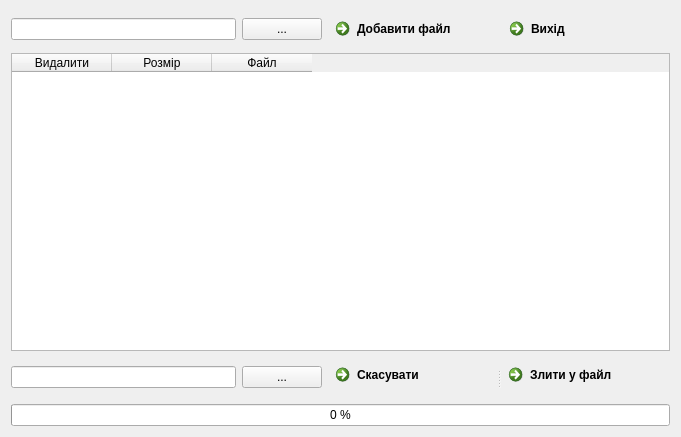
<?xml version="1.0" encoding="UTF-8"?>
<ui version="4.0">
 <class>MainWindow</class>
 <widget class="QMainWindow" name="MainWindow">
  <property name="geometry">
   <rect>
    <x>0</x>
    <y>0</y>
    <width>681</width>
    <height>437</height>
   </rect>
  </property>
  <property name="windowTitle">
   <string>TestTask</string>
  </property>
  <widget class="QWidget" name="centralWidget">
   <layout class="QGridLayout" name="gridLayout">
    <item row="0" column="3">
     <widget class="QCommandLinkButton" name="exitButton">
      <property name="text">
       <string>Вихід</string>
      </property>
      <property name="icon">
       <iconset resource="Files.qrc">
        <normaloff>:/Icons/Icons/Exit.png</normaloff>:/Icons/Icons/Exit.png</iconset>
      </property>
     </widget>
    </item>
    <item row="1" column="0" colspan="4">
     <widget class="QTableWidget" name="TableFiles">
      <column>
       <property name="text">
        <string>Видалити</string>
       </property>
      </column>
      <column>
       <property name="text">
        <string>Розмір</string>
       </property>
      </column>
      <column>
       <property name="text">
        <string>Файл</string>
       </property>
      </column>
     </widget>
    </item>
    <item row="2" column="0">
     <widget class="QLineEdit" name="MergeFileEdit"/>
    </item>
    <item row="2" column="1">
     <widget class="QPushButton" name="MergeFileButtonSelect">
      <property name="text">
       <string>...</string>
      </property>
     </widget>
    </item>
    <item row="0" column="2">
     <widget class="QCommandLinkButton" name="AddFileButton">
      <property name="text">
       <string>Добавити файл</string>
      </property>
     </widget>
    </item>
    <item row="3" column="0" colspan="4">
     <widget class="QProgressBar" name="progressBar">
      <property name="enabled">
       <bool>true</bool>
      </property>
      <property name="value">
       <number>0</number>
      </property>
      <property name="textDirection">
       <enum>QProgressBar::TopToBottom</enum>
      </property>
      <property name="format">
       <string>%p %</string>
      </property>
     </widget>
    </item>
    <item row="0" column="0">
     <widget class="QLineEdit" name="AddFileEdit"/>
    </item>
    <item row="0" column="1">
     <widget class="QPushButton" name="AddFileButtonSelect">
      <property name="text">
       <string>...</string>
      </property>
     </widget>
    </item>
    <item row="2" column="2" colspan="2">
     <widget class="QSplitter" name="splitter">
      <property name="orientation">
       <enum>Qt::Horizontal</enum>
      </property>
      <widget class="QCommandLinkButton" name="canselButton">
       <property name="text">
        <string>Скасувати</string>
       </property>
       <property name="icon">
        <iconset resource="Files.qrc">
         <normaloff>:/Icons/Icons/Cancel.ico</normaloff>:/Icons/Icons/Cancel.ico</iconset>
       </property>
      </widget>
      <widget class="QCommandLinkButton" name="MergeFilesButton">
       <property name="text">
        <string>Злити у файл</string>
       </property>
      </widget>
     </widget>
    </item>
   </layout>
  </widget>
 </widget>
 <layoutdefault spacing="6" margin="11"/>
 <resources>
  <include location="Files.qrc"/>
 </resources>
 <connections/>
</ui>
